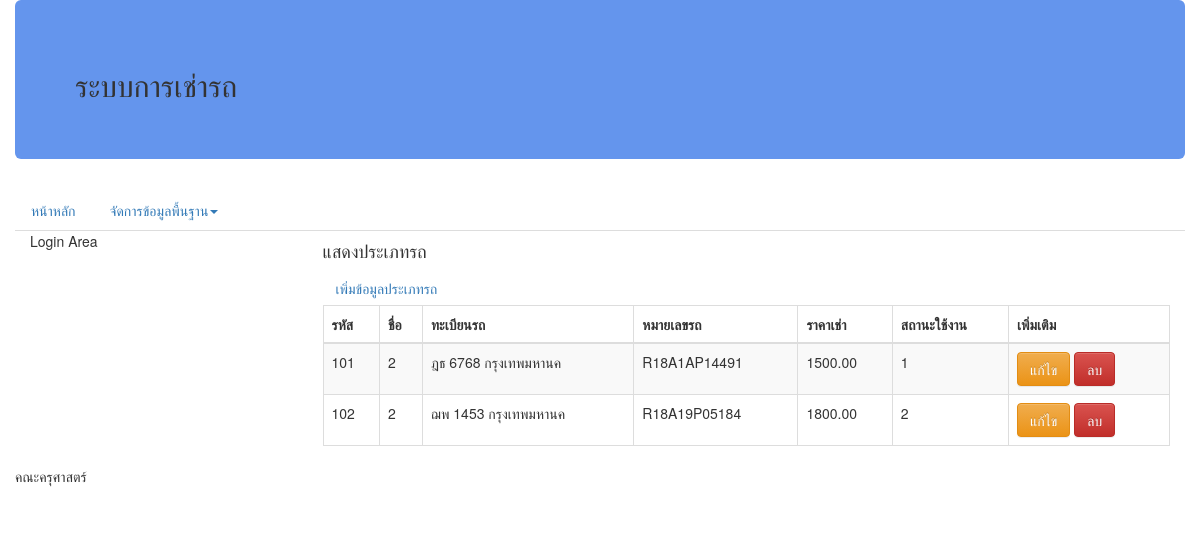
The page /car_list.php on the database its author committed.
### tables this page shows
CREATE TABLE `car` (
  `car_id` int(50) NOT NULL,
  `car_brand_id` int(50) DEFAULT NULL,
  `regise_no` varchar(20) DEFAULT NULL,
  `engine_no` varchar(100) DEFAULT NULL,
  `rentprice` decimal(18,2) DEFAULT NULL,
  `car_status_id` int(50) DEFAULT NULL
);

### car_list.php (the view, shortened to what this page needs)
<!DOCTYPE html>
<html lang="en">
    <head>
        <link href="bootstrap/css/bootstrap.css" rel="stylesheet" type="text/css">
        <link href="bootstrap/css/bootstrap-theme.css" rel="stylesheet" type="text/css">
    </head>
    <body>
        <div class="container">
            <div class="row">
                <div class="jumbotron" style="background-color: cornflowerblue;">
                    <?php include 'topbanner.php';?>
                </div>
            </div>
            <div class="row">
                <?php include 'menu.php';?>
            </div>
            <div class="row">
                <div class="col-sm-12 col-md-3 col-lg-3">
                    <p>Login Area</p>
                </div>
                <div class="col-sm-12 col-md-9 col-lg-9">
                    <h4>แสดงประเภทรถ</h4>
                    <a href="car_add.php" class="btn btn-link">เพิ่มข้อมูลประเภทรถ</a>
                        <table class="table table-bordered table-striped">
                            <thead>
                                <tr>
                                    <th>รหัส</th>
                                    <th>ชื่อ</th>
                                    <th>ทะเบียนรถ</th>
                                    <th>หมายเลขรถ</th>
                                    <th>ราคาเช่า</th>
                                    <th>สถานะใช้งาน</th>
                                    <th>เพิ่มเติม</th>
                                </tr>
                            </thead>
                            <tbody>
                    <?php
                        include 'connectdb.php';
                        $sql =  'SELECT * FROM car order by car_id';
                        $result = mysqli_query($conn,$sql);
                        while (($row = mysqli_fetch_array($result, MYSQLI_ASSOC)) != NULL) {
                            echo '<tr>';
                            echo '<td>' . $row['car_id'] . '</td>';
                            echo '<td>' . $row['car_brand_id'] .'</td>';
                            echo '<td>' . $row['regise_no'] .'</td>';
                            echo '<td>' . $row['engine_no'] .'</td>';
                            echo '<td>' . $row['rentprice'] .'</td>';
                            echo '<td>' . $row['car_status_id'] .'</td>';
                            echo '<td>';
                            ?>
                                <a href="car_edit.php?car_id=<?php echo $row['car_id'];?>" class="btn btn-warning">แก้ไข</a>
                                <a href="JavaScript:if(confirm('ยืนยันการลบ')==true)
                                   {window.location='car_delete.php?car_id=<?php echo $row["car_id"];?>'}" class="btn btn-danger">ลบ</a>
                            <?php
                                    echo '</td>';
                            echo '</tr>';
                        }
                        echo '</table>';
                    ?>
                </div>
            </div>
            <div class="row">
                <address>คณะครุศาสตร์</address>
            </div>
        </div>
    </body>
</html>

### rows shown on the page
car: car_id "101", car_brand "2", regise_no "ฎธ 6768 กรุงเทพมหานค", engine_no "R18A1AP14491", rentprice "1500.00", car_status "1"
car: car_id "102", car_brand "2", regise_no "ฌพ 1453 กรุงเทพมหานค", engine_no "R18A19P05184", rentprice "1800.00", car_status "2"
